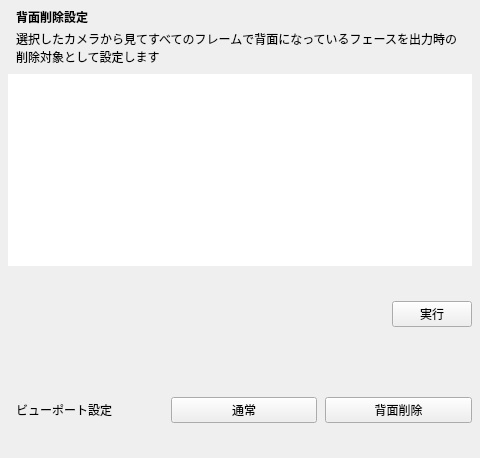
<?xml version="1.0" encoding="UTF-8"?>
<ui version="4.0">
 <class>MainWindow</class>
 <widget class="QMainWindow" name="MainWindow">
  <property name="geometry">
   <rect>
    <x>0</x>
    <y>0</y>
    <width>480</width>
    <height>458</height>
   </rect>
  </property>
  <property name="windowTitle">
   <string>PriariEnvExporterUtility</string>
  </property>
  <widget class="QWidget" name="centralwidget">
   <layout class="QVBoxLayout" name="MainLayout">
    <property name="spacing">
     <number>0</number>
    </property>
    <property name="leftMargin">
     <number>0</number>
    </property>
    <property name="topMargin">
     <number>0</number>
    </property>
    <property name="rightMargin">
     <number>0</number>
    </property>
    <property name="bottomMargin">
     <number>0</number>
    </property>
    <item>
     <widget class="QWidget" name="widget_2" native="true">
      <layout class="QVBoxLayout" name="verticalLayout">
       <property name="spacing">
        <number>0</number>
       </property>
       <property name="leftMargin">
        <number>8</number>
       </property>
       <property name="topMargin">
        <number>0</number>
       </property>
       <property name="rightMargin">
        <number>8</number>
       </property>
       <property name="bottomMargin">
        <number>0</number>
       </property>
       <item>
        <widget class="QWidget" name="widget_3" native="true">
         <layout class="QVBoxLayout" name="verticalLayout_2">
          <property name="spacing">
           <number>4</number>
          </property>
          <property name="leftMargin">
           <number>8</number>
          </property>
          <property name="topMargin">
           <number>8</number>
          </property>
          <property name="rightMargin">
           <number>8</number>
          </property>
          <property name="bottomMargin">
           <number>8</number>
          </property>
          <item>
           <widget class="QLabel" name="label">
            <property name="font">
             <font>
              <weight>75</weight>
              <bold>true</bold>
             </font>
            </property>
            <property name="text">
             <string>背面削除設定</string>
            </property>
           </widget>
          </item>
          <item>
           <widget class="QLabel" name="label_2">
            <property name="text">
             <string>選択したカメラから見てすべてのフレームで背面になっているフェースを出力時の削除対象として設定します</string>
            </property>
            <property name="wordWrap">
             <bool>true</bool>
            </property>
           </widget>
          </item>
         </layout>
        </widget>
       </item>
       <item>
        <widget class="QListWidget" name="CameraList">
         <property name="sizePolicy">
          <sizepolicy hsizetype="Preferred" vsizetype="Fixed">
           <horstretch>0</horstretch>
           <verstretch>0</verstretch>
          </sizepolicy>
         </property>
         <property name="frameShape">
          <enum>QFrame::NoFrame</enum>
         </property>
         <property name="selectionMode">
          <enum>QAbstractItemView::MultiSelection</enum>
         </property>
        </widget>
       </item>
      </layout>
     </widget>
    </item>
    <item>
     <widget class="QWidget" name="widget" native="true">
      <layout class="QHBoxLayout" name="horizontalLayout">
       <property name="spacing">
        <number>8</number>
       </property>
       <property name="leftMargin">
        <number>8</number>
       </property>
       <property name="topMargin">
        <number>8</number>
       </property>
       <property name="rightMargin">
        <number>8</number>
       </property>
       <property name="bottomMargin">
        <number>8</number>
       </property>
       <item>
        <spacer name="horizontalSpacer">
         <property name="orientation">
          <enum>Qt::Horizontal</enum>
         </property>
         <property name="sizeHint" stdset="0">
          <size>
           <width>378</width>
           <height>20</height>
          </size>
         </property>
        </spacer>
       </item>
       <item>
        <widget class="QPushButton" name="ExecuteButton">
         <property name="minimumSize">
          <size>
           <width>80</width>
           <height>0</height>
          </size>
         </property>
         <property name="text">
          <string>実行</string>
         </property>
        </widget>
       </item>
      </layout>
     </widget>
    </item>
    <item>
     <widget class="QWidget" name="widget_4" native="true">
      <layout class="QHBoxLayout" name="horizontalLayout_2">
       <property name="spacing">
        <number>8</number>
       </property>
       <property name="leftMargin">
        <number>16</number>
       </property>
       <property name="topMargin">
        <number>8</number>
       </property>
       <property name="rightMargin">
        <number>8</number>
       </property>
       <property name="bottomMargin">
        <number>8</number>
       </property>
       <item>
        <widget class="QLabel" name="label_3">
         <property name="text">
          <string>ビューポート設定</string>
         </property>
        </widget>
       </item>
       <item>
        <widget class="QPushButton" name="DefaultViewportButton">
         <property name="text">
          <string>通常</string>
         </property>
        </widget>
       </item>
       <item>
        <widget class="QPushButton" name="HideViewportButton">
         <property name="text">
          <string>背面削除</string>
         </property>
        </widget>
       </item>
      </layout>
     </widget>
    </item>
   </layout>
  </widget>
 </widget>
 <resources/>
 <connections/>
</ui>
